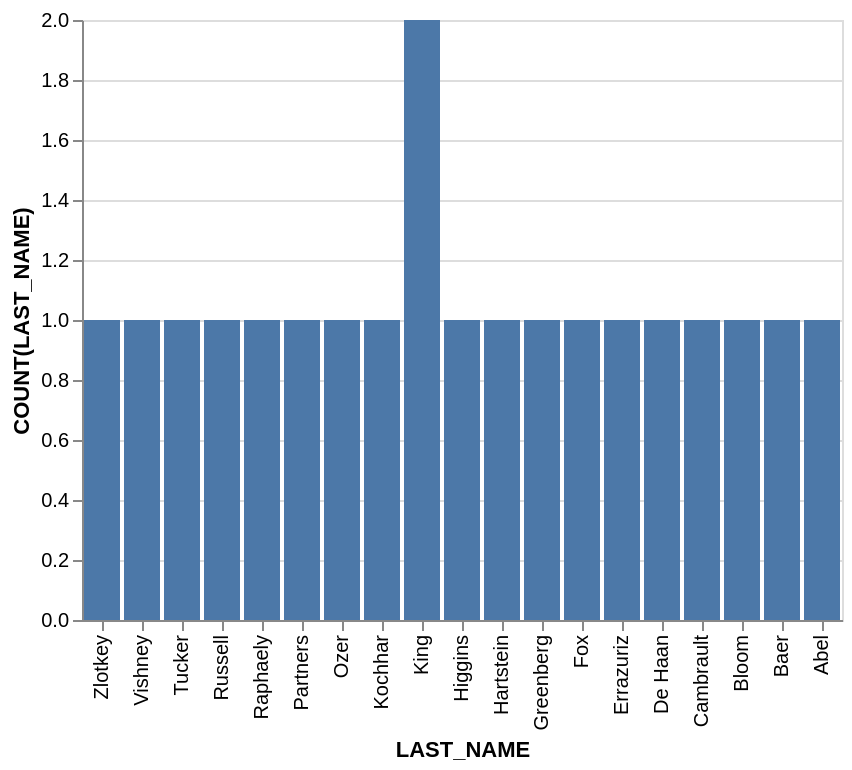

This figure's Vega-Lite source:
### Vega-Lite specification from a JSON file in a GitHub repository (floating-point values rounded to 4 significant figures)
{"data": {"values": [{"x_data": "Zlotkey", "y_data": 1}, {"x_data": "Vishney", "y_data": 1}, {"x_data": "Tucker", "y_data": 1}, {"x_data": "Russell", "y_data": 1}, {"x_data": "Raphaely", "y_data": 1}, {"x_data": "Partners", "y_data": 1}, {"x_data": "Ozer", "y_data": 1}, {"x_data": "Kochhar", "y_data": 1}, {"x_data": "King", "y_data": 2}, {"x_data": "Higgins", "y_data": 1}, {"x_data": "Hartstein", "y_data": 1}, {"x_data": "Greenberg", "y_data": 1}, {"x_data": "Fox", "y_data": 1}, {"x_data": "Errazuriz", "y_data": 1}, {"x_data": "De Haan", "y_data": 1}, {"x_data": "Cambrault", "y_data": 1}, {"x_data": "Bloom", "y_data": 1}, {"x_data": "Baer", "y_data": 1}, {"x_data": "Abel", "y_data": 1}]}, "mark": "bar", "encoding": {"x": {"field": "x_data", "type": "nominal", "title": "LAST_NAME", "sort": "descending"}, "y": {"field": "y_data", "type": "quantitative", "title": "COUNT(LAST_NAME)"}}}
